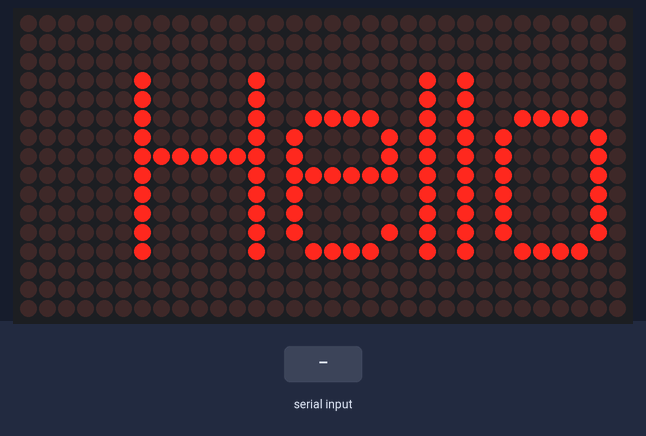
Simulated run of this sketch. Board: Arduino Uno, built with avr-gcc and run on an emulated ATmega328P. Parts: 32×16 LED matrix. Inputs (shaded band) come from the test bench. EEPROM starts erased; what the sketch prints to the serial monitor is not drawn.

Above: at 1.66 s.
1.7 s: "90 45 200\n" received over Serial
At 1.8 s:
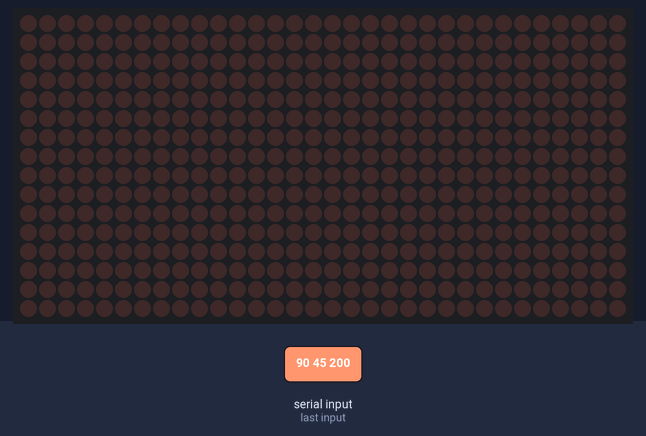
At 2.25 s:
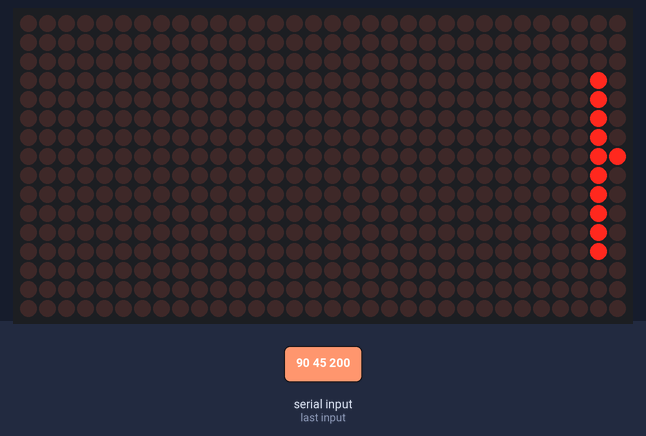
3.8 s: "10\n" received over Serial
Timing chart, 0 to 6.8 s (numbered marks = the images above; inputs shaded):
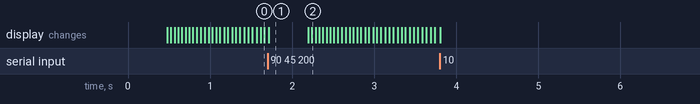

Measured:
- after the input at 1.7 s, the display: changes at once (image 1)
- what the display in image 1 shows lasts 0.5 s, from 1.7 s to 2.2 s

The sketch:

ledmi.ino
```cpp
/*--------------------------------------------------------------------------------------
  Includes
  --------------------------------------------------------------------------------------*/
#include <SPI.h>        //SPI.h must be included as DMD is written by SPI (the IDE complains otherwise)
#include "DMD.h"        //
#include <EEPROM.h>
#include <TimerOne.h>   //
#include "rus16.h"

//Fire up the DMD library as dmd
#define DISPLAYS_ACROSS 1
#define DISPLAYS_DOWN 1
DMD dmd(DISPLAYS_ACROSS, DISPLAYS_DOWN);


void startMarq();
void stepMarq();
void getStatus();
void getStatus();
void setSpd();
void stepDrawString();

//enum modes { MarqueeText=1, StaticText, StaticPicture, Animation};
//enum cmds {GetMode,modes /*each mode enum equvalent to same set<mode> command*/, SetSpeed};

enum cmds {GetMode,/* start set mode commands. Persisted*/MarqueeText=1, StaticText, StaticPicture, Animation, /* end */SetSpeed};

struct comm {
  enum cmds command;
  void (*start)();
  void (*process)();
};


struct comm cmd[] = { //commands should have always NULL as  process()
  {GetMode,getStatus,NULL},
  {MarqueeText, startMarq, stepMarq},
  {StaticText,stepDrawString,stepDrawString},
  {StaticPicture,NULL,NULL},
  {Animation,NULL,NULL},
  {SetSpeed,setSpd,NULL},
};

int count = 0;

struct conf {
   int currentMode=1;
   int move_delay=40; // 40 ms, delay between one marquee step
   unsigned char msg[512]; //buffer for income command; bytes: { mode, ' ', text/parameters[] }
}currentConfig;

char cmd_params[10];
int command = 0;

long start;
long timer;
boolean ret=false;

/*--------------------------------------------------------------------------------------
  Interrupt handler for Timer1 (TimerOne) driven DMD refresh scanning, this gets
  called at the period set in Timer1.initialize();
  --------------------------------------------------------------------------------------*/
void ScanDMD()
{
  dmd.scanDisplayBySPI();
}

/*--------------------------------------------------------------------------------------
  setup
  Called by the Arduino architecture before the main loop begins
  --------------------------------------------------------------------------------------*/
void setup(void)
{

  //initialize TimerOne's interrupt/CPU usage used to scan and refresh the display
  Timer1.initialize( 200 );           //period in microseconds to call ScanDMD. Anything longer than 5000 (5ms) and you can see flicker.
  Timer1.attachInterrupt( ScanDMD );   //attach the Timer1 interrupt to ScanDMD which goes to dmd.scanDisplayBySPI()

  //clear/init the DMD pixels held in RAM
  dmd.clearScreen( true );   //true is normal (all pixels off), false is negative (all pixels on)
  Serial.begin(9600);
  dmd.selectFont(rus16);
  //currentMode = MarqueeText;
  //strcpy(msg,"Приветсs\0");
  loadConfig();
  (*cmd[currentConfig.currentMode].start)();
}

/*--------------------------------------------------------------------------------------
  loop
  Arduino architecture main loop
  --------------------------------------------------------------------------------------*/

void loop(void){
   byte symbol;

  (*cmd[currentConfig.currentMode].process)();

  if (Serial.available() > 0) {
    symbol = Serial.read();

    if(count==0){ //save cmd
      char ss[2];
      bool cmdOk = false;
      ss[0]=symbol;
      ss[1]='\0';
      command = atoi(ss);
    }else if(count==1){ // parse command, since second symbol is ' '
      if(cmd[command].process != NULL && symbol == ' ')
        currentConfig.currentMode = command;
    }else{
      if ((symbol == 10) or (symbol == 13)) {  //CR LF.  run command
        if(cmd[command].process != NULL){
          currentConfig.msg[count-2]='\0';
          dmd.clearScreen( true );
          saveConfig();
        }
        else
          cmd_params[count-2]='\0';

        count = 0;
        (*cmd[command].start)();
        cmd_params[count]='\0';
        return;
      }else{
        if (symbol!=208 && symbol!=209){ //skip first byte for localased symbol.  why 208/209 TBD ???. Looks like dmd has a bug with local utf-8 symbols
          if(cmd[command].process != NULL)  //set_mode command.
            currentConfig.msg[count-2] = (char)symbol;
          else   //command. Getting cmd params
            cmd_params[count-2] = (char)symbol;
        }else
          count--; //do not count 209/209 codes
      }
    }
    count++;
  }
}

bool checkCmd(int command)
{
    bool cmdOk=false;

    for( int i=1;i<=StaticText;i++)
       if(command == i) cmdOk=true;

      getStatus();
    return cmdOk;
}

void loadConfig() {
  EEPROM.get(0,currentConfig);
  if(!checkCmd(currentConfig.currentMode))
      loadDefaultConfig();
}

void saveConfig() {
  EEPROM.put(0,currentConfig);
}

void loadDefaultConfig() {
  currentConfig.currentMode = MarqueeText;
  currentConfig.move_delay=40;
  sprintf(currentConfig.msg,"Hello, Ledme!");
}

void getStatus() {
  Serial.println(currentConfig.currentMode);
  Serial.println(currentConfig.move_delay);
  char b[3];
  for(unsigned int i=0;i<strlen(currentConfig.msg);i++){
    //Serial.print(currentConfig.msg[i],DEC);
    // did not work for Кк и Ьь
    // абвгдеёжзийклмнопрстуфхцчшщъыьэюя АБВГДЕЁЖЗИЙКЛМНОПРСТУФХЦЧШЩЪЫЬЭЮЯ
    if(currentConfig.msg[i]>=144 && currentConfig.msg[i]<=191){
     b[0]=208;
     b[1]=currentConfig.msg[i];
     b[2]='\0';
     Serial.print(b);
    }else if((currentConfig.msg[i]>=128 && currentConfig.msg[i]<=143)){
     b[0]=209;
     b[1]=currentConfig.msg[i];
     b[2]='\0';
     Serial.print(b);
    }else
    {
      Serial.print(char(currentConfig.msg[i]));
    }
  }
  Serial.print('\n');

}

void startMarq() {
  dmd.selectFont(rus16);
  dmd.drawMarquee(currentConfig.msg,strlen(currentConfig.msg),(32*DISPLAYS_ACROSS)-1,0);
  start=millis();
  timer=start;
  ret=false;
  Serial.println(strlen(currentConfig.msg));
}

void stepMarq() {
  if ((timer+currentConfig.move_delay) < millis()) { // MOVE_DELAY passed
     ret=dmd.stepMarquee(-1,0);
     timer=millis();
  } //not yet. do nothing
}

// set scrolling speed
void setSpd(){
  currentConfig.move_delay = atoi(cmd_params);
  Serial.println(atoi(cmd_params));
  saveConfig();
}

void stepDrawString() {
  dmd.selectFont(rus16);
  dmd.drawString(0,0,currentConfig.msg,strlen(currentConfig.msg),GRAPHICS_NORMAL);
}
```

Source omitted: rus16.h (data table, 16485 bytes)
